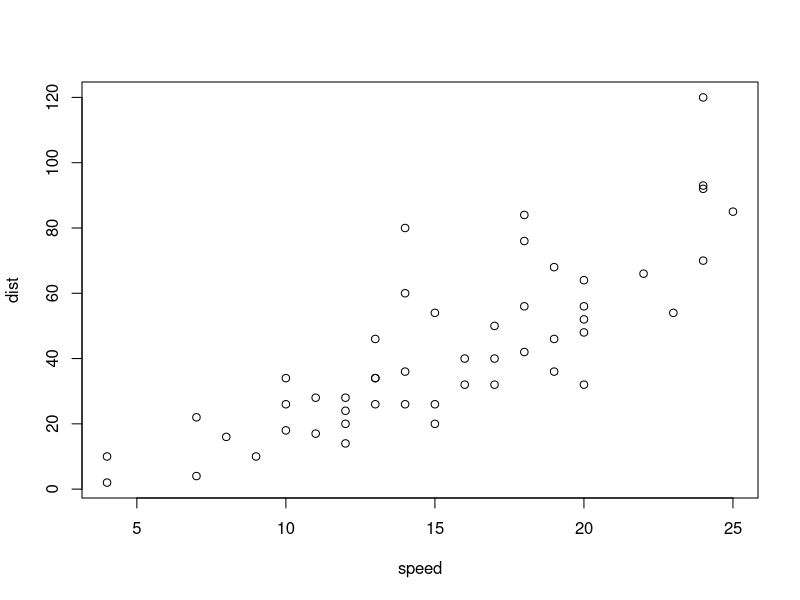
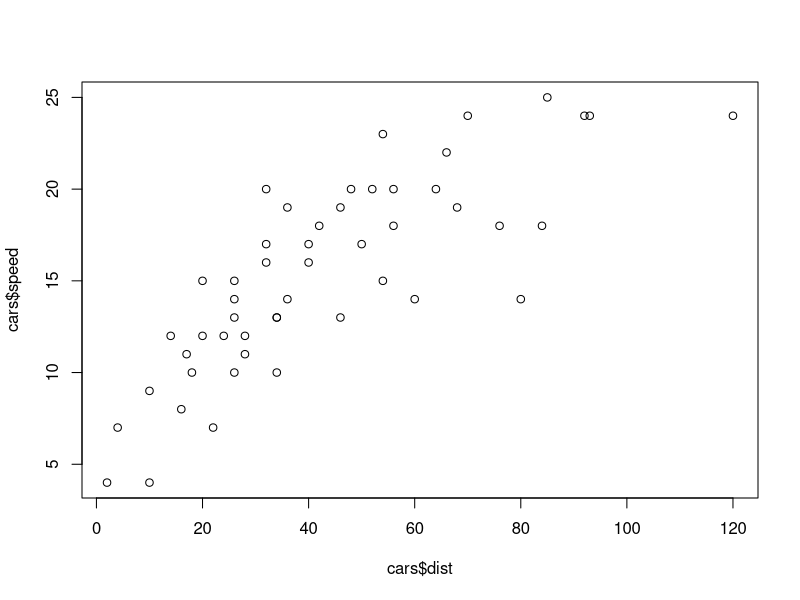
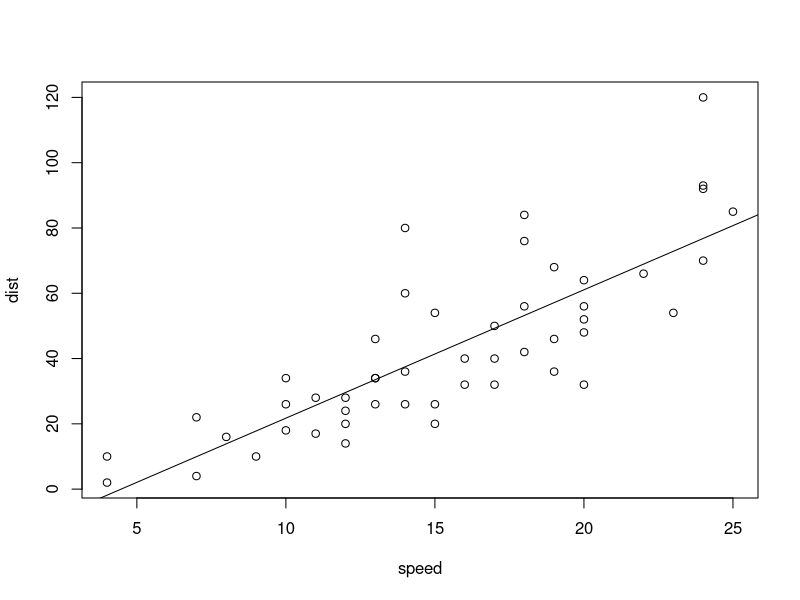

Reproduce these figures in R, in order.
## ---- chunk 1

## ---- chunk 2
1 + 1
## ---- chunk 3
#| echo: false
2 * 2
## ---- chunk 4
plot(cars)
## ---- chunk 5
dim(cars)
summary(cars)
## ---- chunk 6
plot(x = cars$dist, y = cars$speed)
lm1 <- lm(formula = dist ~ speed, data = cars)
## ---- chunk 7
summary(lm1)
## ---- chunk 8
plot(cars)
abline(lm1)
